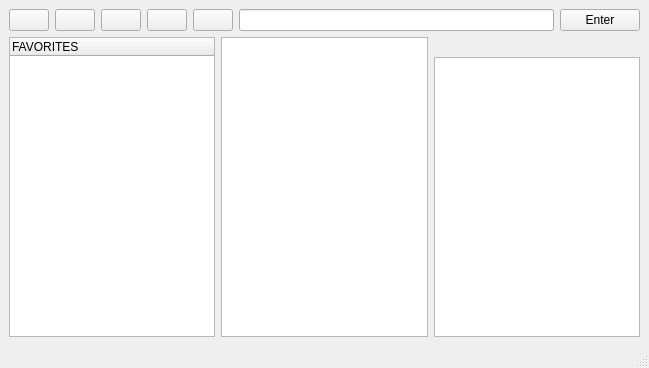
<?xml version="1.0" encoding="UTF-8"?>
<ui version="4.0">
 <class>MainWindow</class>
 <widget class="QMainWindow" name="MainWindow">
  <property name="geometry">
   <rect>
    <x>0</x>
    <y>0</y>
    <width>649</width>
    <height>368</height>
   </rect>
  </property>
  <property name="windowTitle">
   <string>MainWindow</string>
  </property>
  <widget class="QWidget" name="centralwidget">
   <layout class="QVBoxLayout" name="verticalLayout_3">
    <item>
     <layout class="QVBoxLayout" name="verticalLayout_2">
      <item>
       <layout class="QHBoxLayout" name="horizontalLayout">
        <item>
         <widget class="QPushButton" name="goToFatherButton">
          <property name="text">
           <string/>
          </property>
          <property name="icon">
           <iconset theme="QIcon::ThemeIcon::GoUp"/>
          </property>
         </widget>
        </item>
        <item>
         <widget class="QPushButton" name="backButton">
          <property name="text">
           <string/>
          </property>
          <property name="icon">
           <iconset theme="QIcon::ThemeIcon::GoPrevious"/>
          </property>
         </widget>
        </item>
        <item>
         <widget class="QPushButton" name="ForwardButton">
          <property name="text">
           <string/>
          </property>
          <property name="icon">
           <iconset theme="QIcon::ThemeIcon::GoNext"/>
          </property>
         </widget>
        </item>
        <item>
         <widget class="QPushButton" name="incrementSize">
          <property name="text">
           <string/>
          </property>
          <property name="icon">
           <iconset theme="QIcon::ThemeIcon::ZoomIn"/>
          </property>
         </widget>
        </item>
        <item>
         <widget class="QPushButton" name="decrementSize">
          <property name="text">
           <string/>
          </property>
          <property name="icon">
           <iconset theme="QIcon::ThemeIcon::ZoomOut"/>
          </property>
         </widget>
        </item>
        <item>
         <widget class="QLineEdit" name="pathLabel"/>
        </item>
        <item>
         <widget class="QPushButton" name="goButton">
          <property name="text">
           <string>Enter</string>
          </property>
         </widget>
        </item>
       </layout>
      </item>
     </layout>
    </item>
    <item>
     <layout class="QHBoxLayout" name="horizontalLayout_3">
      <item>
       <widget class="QTreeWidget" name="treeView">
        <column>
         <property name="text">
          <string>FAVORITES</string>
         </property>
        </column>
       </widget>
      </item>
      <item>
       <widget class="QTreeWidget" name="treeWidget">
        <property name="sortingEnabled">
         <bool>true</bool>
        </property>
        <property name="wordWrap">
         <bool>false</bool>
        </property>
        <property name="headerHidden">
         <bool>true</bool>
        </property>
        <column>
         <property name="text">
          <string notr="true">1</string>
         </property>
        </column>
       </widget>
      </item>
      <item>
       <layout class="QVBoxLayout" name="verticalLayout_4">
        <item>
         <widget class="QLabel" name="label">
          <property name="text">
           <string/>
          </property>
         </widget>
        </item>
        <item>
         <widget class="QPlainTextEdit" name="plainTextEdit"/>
        </item>
       </layout>
      </item>
     </layout>
    </item>
   </layout>
  </widget>
  <widget class="QMenuBar" name="menubar">
   <property name="geometry">
    <rect>
     <x>0</x>
     <y>0</y>
     <width>649</width>
     <height>21</height>
    </rect>
   </property>
  </widget>
  <widget class="QStatusBar" name="statusbar"/>
 </widget>
 <resources/>
 <connections/>
</ui>
